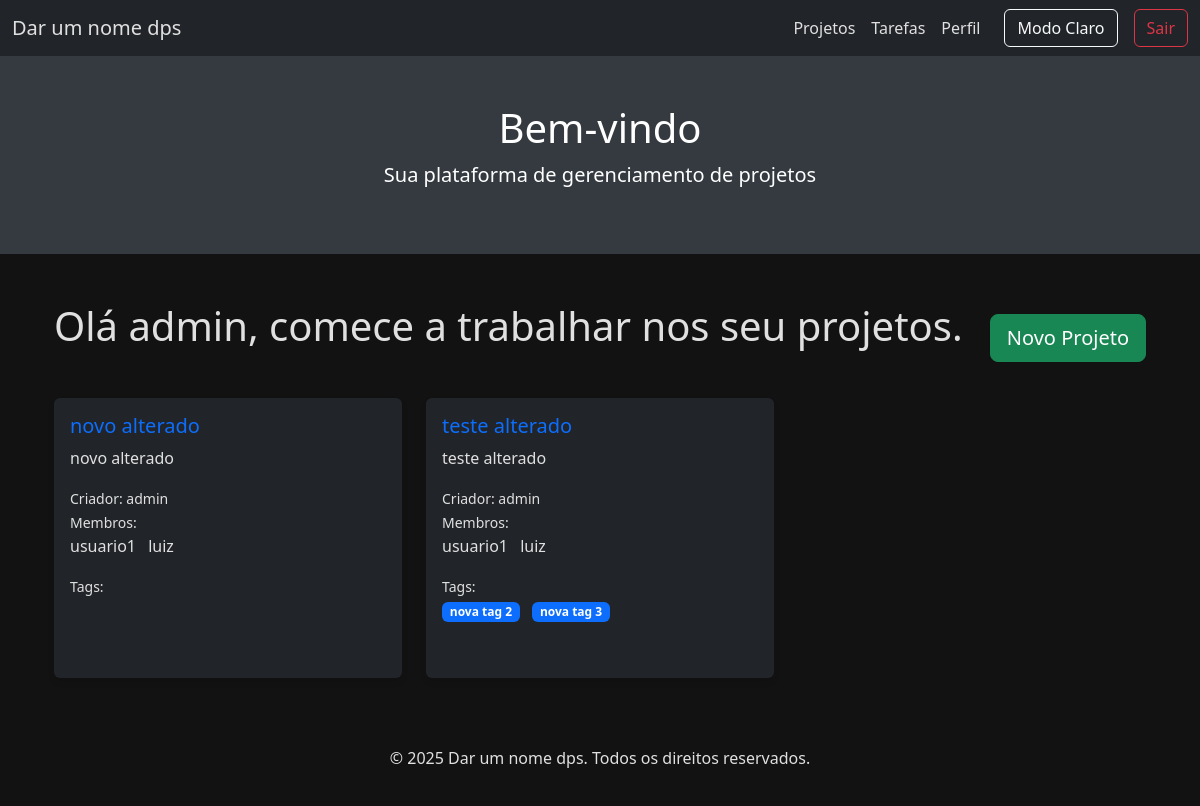
Before: / (signed in) with the older database file.
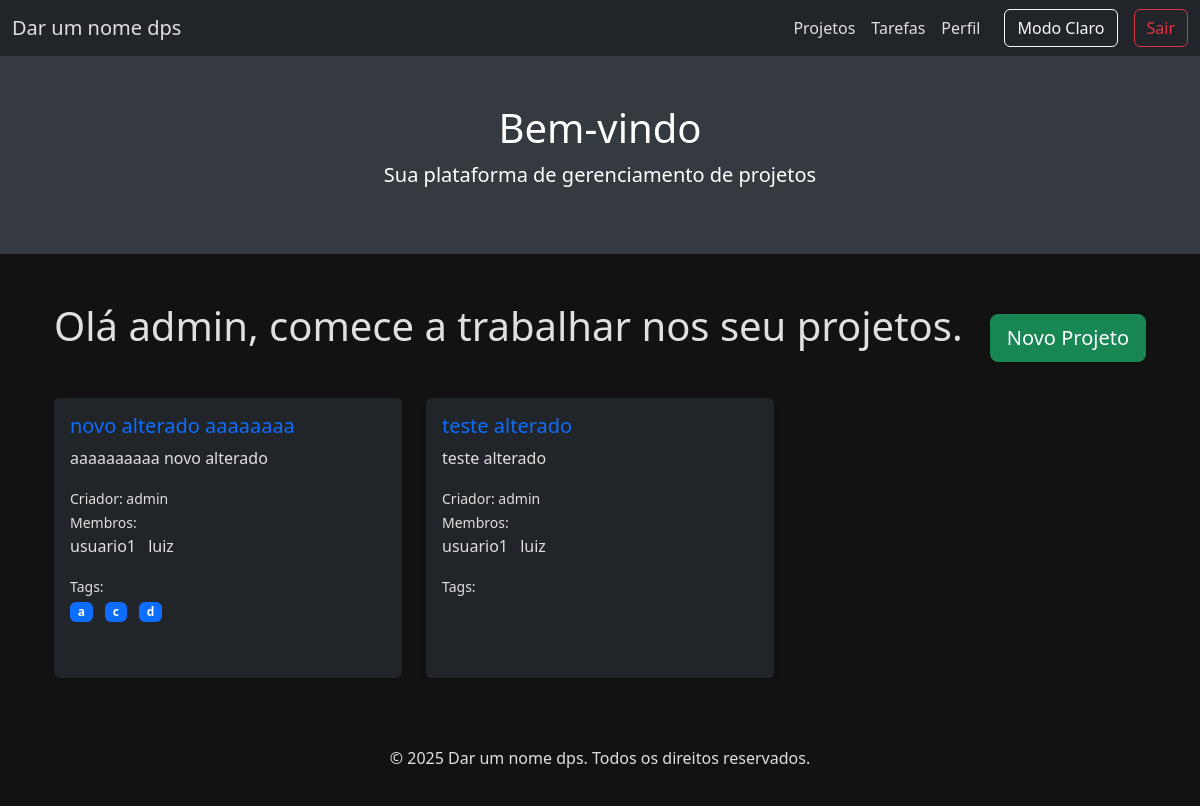
After: the same page with the newer database file.
### controle_tarefa/models.py (models this page shows, shortened)
class Projeto(models.Model):
    nome = models.CharField(max_length=200)
    descricao = models.TextField(blank=True, null=True)
    criador = models.ForeignKey(User, on_delete=models.CASCADE, related_name='projetos_criados')
    membros = models.ManyToManyField(User, related_name='projetos', blank=True)
    data_criacao = models.DateTimeField(auto_now_add=True)
    tags = models.ManyToManyField(Tag, related_name='projetos', blank=True)

class Tag(models.Model):
    nome = models.CharField(max_length=50, unique=True)

### controle_tarefa/views.py (the view)
# urls.py: path('', views.projetos, name='projetos'),
@login_required(login_url='/auth/login')
def projetos(request):
    usuario_logado = request.user
    projetos_do_usuario = Projeto.objects.filter(criador=usuario_logado) | Projeto.objects.filter(membros=usuario_logado)
    projetos_do_usuario = projetos_do_usuario.distinct()
    template = loader.get_template('projetos.html')
    return HttpResponse(template.render({'user': usuario_logado, 'projetos_do_usuario': projetos_do_usuario}))

### controle_tarefa/templates/projetos.html (shortened to what this page needs)
{% extends 'base.html' %}
{% block content %}
<div class="container my-5">
    <div class="d-flex justify-content-between align-items-center mb-4">
        <h1 class="mb-4">Olá {{ user.username }}, comece a trabalhar nos seu projetos.</h1>
        <a href="{% url 'projeto_adicionar' %}" class="btn btn-success btn-lg">
             Novo Projeto
        </a>
    </div>
    <div class="row gy-4">
        {% for projeto in projetos_do_usuario %}
        <div class="col-md-4">
            <div class="card h-100">
                <div class="card-body">
                    <h5 class="card-title">
                        <a href="{% url 'projeto_detalhes' projeto.id %}" class="text-decoration-none">{{ projeto.nome }}</a>
                    </h5>
                    <p class="card-text">{{ projeto.descricao }}</p>
                    <div>
                        <small>Criador: {{ projeto.criador.username }}</small>
                        <br>
                        <small>Membros:</small>
                        <ul class="list-inline">
                            {% for membro in projeto.membros.all %}
                            <li class="list-inline-item">{{ membro.username }}</li>
                            {% endfor %}
                        </ul>
                        <small>Tags:</small>
                        <ul class="list-inline">
                            {% for tag in projeto.tags.all %}
                            <li class="list-inline-item badge bg-primary">{{ tag.nome }}</li>
                            {% endfor %}
                        </ul>
                    </div>
                </div>
            </div>
        </div>
        {% endfor %}
    </div>
</div>
{% endblock %}

### controle_tarefa/templates/base.html (shortened to what this page needs)
{% load static %}
<!DOCTYPE html>
<html lang="pt-br"></html>
<head>
    <link href="https://cdn.jsdelivr.net/npm/bootstrap@5.3.0-alpha1/dist/css/bootstrap.min.css" rel="stylesheet">
    <link rel="stylesheet" href="{% static 'styles.css' %}">
</head>
<body>
    <nav class="navbar navbar-expand-lg">
        <div class="container-fluid">
            <a class="navbar-brand" href="#">Dar um nome dps</a>
            <div class="collapse navbar-collapse" id="navbarNav">
                <ul class="navbar-nav ms-auto">
                    <li class="nav-item">
                        <a class="nav-link" href="{% url 'projetos' %}">Projetos</a>
                    </li>
                    <li class="nav-item">
                        <a class="nav-link" href="#">Tarefas</a>
                    </li>
                    <li class="nav-item">
                        <a class="nav-link" href="#">Perfil</a>
                    </li>
                </ul>
                <button id="toggleTheme" class="btn btn-outline-light ms-3">Modo Claro</button>
                {% if user.is_authenticated %}
                <a href="{% url 'logout' %}" class="btn btn-outline-danger ms-3">Sair</a>
                {% endif %}
            </div>
        </div>
    </nav>
    <header class="text-white text-center py-5" style="background-color: #343a40;">
        <div class="container">
            <h1>Bem-vindo</h1>
            <p class="lead">Sua plataforma de gerenciamento de projetos</p>
        </div>
    </header>
    <div class="container my-5">
        {% block content %}
        {% endblock %}
    </div>
    <footer class="footer">
        <div class="container">
            <p>&copy; 2025 Dar um nome dps. Todos os direitos reservados.</p>
        </div>
    </footer>
</body>
</html>

### staticfiles/styles.css (style rules this page uses)
:root { --bg-color-dark: #121212; --text-color-dark: #e0e0e0; --navbar-color-dark: #212529; --card-bg-color-dark: #212529; --bg-color-light: #f8f9fa; --text-color-light: #212529; --navbar-color-light: #e9ecef; --card-bg-color-light: #ffffff; }
body { background-color: var(--bg-color-dark); color: var(--text-color-dark); transition: background-color 0.3s, color 0.3s; }
.navbar { background-color: var(--navbar-color-dark); transition: background-color 0.3s; }
.navbar-brand, .nav-link { color: var(--text-color-dark) !important; transition: color 0.3s; }
.footer { background-color: var(--bg-color-dark); color: var(--text-color-dark); padding: 20px 0; text-align: center; }
.card { background-color: var(--card-bg-color-dark); border: none; box-shadow: 0 4px 6px rgba(0, 0, 0, 0.1); margin-bottom: 1.5rem; color: var(--text-color-dark); }

Changed rows visible on the page:
removed Tag: nome "nova tag 2", shown under Projeto "teste alterado"
removed Tag: nome "nova tag 3", shown under Projeto "teste alterado"
changed Projeto: nome "novo alterado" → "novo alterado aaaaaaaa"; descricao "novo alterado" → "aaaaaaaaaa novo alterado"
added Tag: nome "a", shown under Projeto "novo alterado aaaaaaaa"
added Tag: nome "c", shown under Projeto "novo alterado aaaaaaaa"
added Tag: nome "d", shown under Projeto "novo alterado aaaaaaaa"
